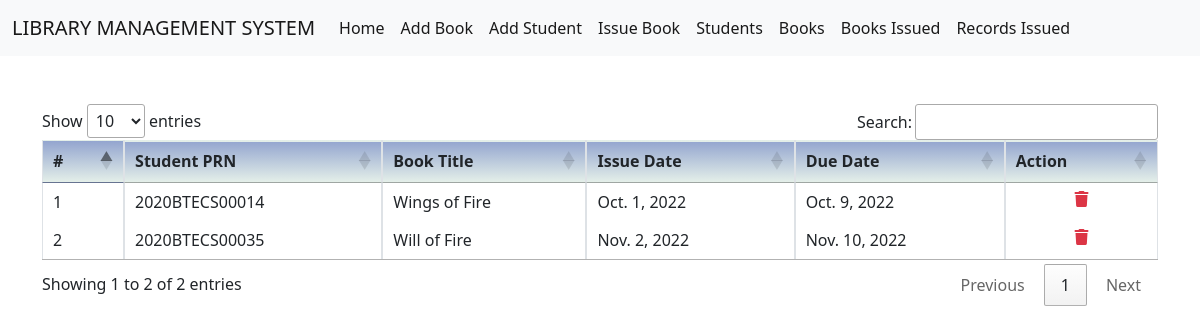
Screenshot of /books_issued/ with the database file from the repository.
### system/models.py (models this page shows, shortened)
class Book_Issue(models.Model):
    prn = models.CharField(max_length=100)
    book_title = models.CharField(max_length=200)
    issue_date = models.DateField(auto_now=True,help_text="Date the book is issued")
    due_date = models.DateField(default=get_returndate(),help_text="Date the book is due to")

### system/views.py (the view)
# urls.py: path('books_issued/', views.books_issued,name='books_issued'),
def books_issued(request):
    books_issued = Book_Issue.objects.all().values()
    return render(request, 'system/books_issued.html',{'books_issued':books_issued})

### system/templates/system/books_issued.html (shortened to what this page needs)
{% extends 'system/base.html' %}
{% block body %}
<link href="https://cdn.datatables.net/1.10.15/css/jquery.dataTables.min.css" rel="stylesheet"/>
<div class="container mt-5">
<table id="myTable" class="table table-bordered" width="100%" cellspacing="0">
        <thead>
            <tr style="background-image: linear-gradient(#93A5CF , #E4EfE9);">
                <th>#</th>
                <th>Student PRN</th>
                <th>Book Title</th>
                <th>Issue Date</th>
                <th>Due Date</th>
                <th>Action</th>
            </tr>
        </thead>
        <tbody>
            {% for issue in books_issued %}
            <tr class="bg-white">
                <td class="bg-white">{{ forloop.counter }}</td>
                <td class="bg-white">{{ issue.prn }}</td>
                <td class="bg-white">{{ issue.book_title }}</td>
                <td class="bg-white">{{ issue.issue_date }}</td>
                <td class="bg-white">{{ issue.due_date }}</td>
                <td class="bg-white text-center">
                    <a href="{% url 'delete_issue' issue.id %}"><i class="text-danger fa-solid fa-trash"></i></a>
                </td>
            </tr>
            {% endfor %}
        </tbody>
    </table>
</div>
{% endblock body %}

### rows the page displays
Book_Issue: prn "2020BTECS00014", book_title "Wings of Fire", issue_date "Oct. 1, 2022", due_date "Oct. 9, 2022"
Book_Issue: prn "2020BTECS00035", book_title "Will of Fire", issue_date "Nov. 2, 2022", due_date "Nov. 10, 2022"
